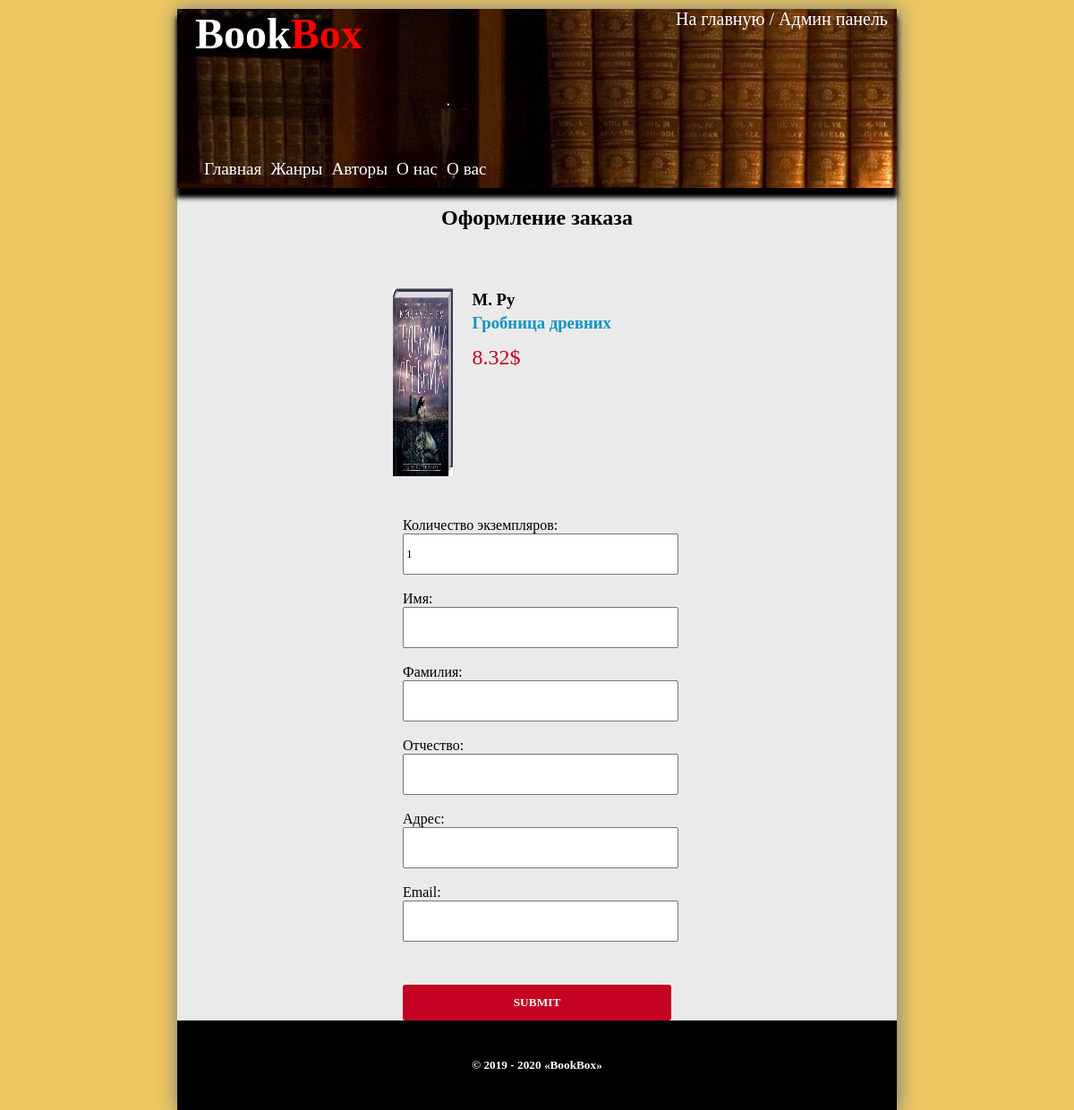
The page /buyform/1 on the database its author committed.
### tables this page shows
CREATE TABLE `books` (
  `id` bigint(20) NOT NULL,
  `name_book` varchar(20) NOT NULL,
  `description` text NOT NULL,
  `price` float NOT NULL,
  `author_id` int(20) NOT NULL,
  `genre_id` int(20) NOT NULL,
  `image` mediumtext NOT NULL
);

CREATE TABLE `authors` (
  `id` int(11) NOT NULL,
  `name_author` varchar(255) NOT NULL,
  `information` text NOT NULL
);

### config/routes.php (called while the page is built)
<?php
return array(
    'books/([0-9]+)' => 'books/view/$1',
    'author/([0-9]+)' => 'books/author/$1',
    'books' => 'books/index',
    'catalog/([0-9]+)/page-([0-9]+)' => 'catalog/view/$1/$2',
    'catalog/([0-9]+)' => 'catalog/view/$1',
    'catalog' => 'catalog/index',
    'views/admin/([0-9]+)' => 'admin/view/$1',
    'views/admin/updbook/([0-9]+)' => 'admin/updbook/$1',
    'views/admin/addbook' => 'admin/addBook',
    'views/admin' => 'admin/adminPanel',
    'buyform/([0-9]+)' => 'mainpage/buyform/$1',
    'bookbox' => 'mainpage/index',
);

### index.php (called while the page is built, shortened)
<?php
(new Router)->run();

### models/Books.php (called while the page is built, shortened)
<?php
class Books
{
    public static function getBooksItemById($id)
    {
        $id = intval($id);
        if ($id) {
            $db = Db::getConnection();
            $result = $db->query('SELECT books.id, books.name_book, books.description, books.price, books.genre_id,
                                 books.image, books.author_id, authors.name_author, authors.information
                                 FROM books INNER JOIN authors ON books.author_id=authors.id
                                 WHERE books.id='. $id);
            $booksItem = $result->fetch();
            return $booksItem;
        }
    }
}

### views/mainpage/buyform.php (the view, shortened to what this page needs)
<?php include ROOT . '/views/loyouts/header.php';?>
   <div class="buyform" style="background: #EAEAEA;">
            <h2>Оформление заказа</h2>
            <div class="book" style="">
                <div class="book-img">
                    <a href="/bookbox/books/<?php echo $booksItem["id"]?>">
                        <?php echo '<img src="\bookbox/assets/img/'.$booksItem["image"].'" title="'.$booksItem["name_book"].'">' ;?>
                    </a>
                </div>
                <div class="book-info">
                    <a href="/bookbox/author/<?php echo $booksItem["author_id"]?>" style="text-decoration: none; color: black;">
                        <h3 class="book-author"><?php echo $booksItem['name_author'];?></h3>
                    </a>
                    <h3 class="book-name"><?php echo $booksItem['name_book'];?></h3>
                    <p class="book-price"><?php echo $booksItem['price'];?>$</p>
                </div>
            </div>
            <form action="" method="post">
                <label for="copies">Количество экземпляров:</label>
                <input type="number" id="copies" name="copies" value="1"><br>
                <label for="first_name">Имя:</label>
                <input type="text" id="first_name" name="first_name"><br>
                <label for="last_name">Фамилия:</label>
                <input type="text" id="last_name" name="last_name"><br>
                <label for="surname">Отчество:</label>
                <input type="text" id="surname" name="surname"><br>
                <label for="address">Адрес:</label>
                <input type="text" id="address" name="address"><br>
                <label for="email">Email:</label>
                <input type="email" id="email" name="email"><br>
                <input type="submit" value="submit" name="submit" style="border: none;background: #C50023;border-radius: 3px;color: white;font-weight: bold;text-transform: uppercase;margin-top: 30px;">
            </form>
   </div>
<?php include ROOT . '/views/loyouts/footer.php';?>

### components/Router.php (shortened to what this page needs)
<?php
class Router
{
    private $routes;
    public function __construct()
    {
        $routesPath = ROOT . '/config/routes.php';
        $this->routes = include($routesPath);
    }
    private function getURI()
    {
        if (!empty($_SERVER['REQUEST_URI'])) {
            return trim($_SERVER['REQUEST_URI'], '/');
        }
    }
    public function run()
    {
        $uri = $this->getURI();
        foreach ($this->routes as $uriPattern =>$path) {
            if (preg_match("~$uriPattern~", $uri)) {
                $internalRoute = preg_replace("~$uriPattern~", $path, $uri);
                $segment = explode('/', $internalRoute);
                array_shift($segment);
                $controllerName = ucfirst(array_shift($segment)) . 'Controller';
                $actionName = 'action' . ucfirst(array_shift($segment));
                $parameters = $segment;
                $controllerObject = new $controllerName;
                $result = call_user_func_array(array($controllerObject, $actionName), $parameters);
                if ($result != null) {
                    break;
                }
            }
        }
    }
}

### views/loyouts/header.php (shortened to what this page needs)
<!DOCTYPE html>
<html lang="en">
<head>
    <link rel="stylesheet" href="/bookbox/assets/css/main.css">
</head>
<body>
<div class="container">
  <div class="App">
      <div class="header">
        <h1><a href="/bookbox">Book<span>Box</span></a></h1>
        <div style="position: absolute; right: 10px; color: white; font-size: 20px;margin-left: 100px;">
          <a href="/bookbox">На главную</a> /
          <a href="/bookbox/views/admin/mainadmin">Админ панель</a>
        </div>
        <ul>
          <li><a href="/bookbox">Главная</a></li>
          <li><a href="#">Жанры</a></li>
          <li><a href="#">Авторы</a></li>
          <li><a href="#">О нас</a></li>
          <li><a href="#">О вас</a></li>
        </ul>
      </div>

### views/loyouts/footer.php
</div>
<div class="footer">
    <h5 >© 2019 - 2020 «BookBox»</h5>
</div>
    </div>
</body>
</html>

### assets/css/main.css (style rules this page uses)
* { font-family: Areal; }
ul { list-style-type: none; margin: 0; padding: 0; }
body { box-sizing: border-box; padding: 0; margin: 0; background-color: #edc860; padding-top: 10px; min-width: 1000px; }
.container { width: 67%; margin: 0 auto; box-shadow: 1px 1px 20px 2px gray; }
.App { display: grid; grid-template-areas: "h h" "n c" "b b"; grid-auto-columns: 9fr 3fr; }
.header { grid-area: h; background-color: black; height: 200px; color: white; background-image: url("../img/hbg.jpg"); position: relative; display: flex; box-shadow: 0px 10px 5px 1px black; }
.header h1 { margin: 0; margin-left: 20px; font-size: 3em; }
.header h1 span { color: red; }
.header a { color: white; text-decoration: none; }
.header ul { display: flex; position: absolute; bottom: 10px; left: 20px; font-size: 1.2em; }
.header ul li { margin-left: 10px; }
.nav h2, h3 { padding: 10px; }
.book:nth-child(2) { border-top: none; }
.book { display: flex; justify-content: center; align-items: center; height: 300px; border-bottom: 1px solid #eaeaea; border-top: 1px solid #eaeaea; }
.book-img { height: 210px; width: 22%; margin-right: 20px; }
.book-img img { height: 210px; width: 100%; }
.book-info { width: 78%; height: 210px; }
.book-info p, h3 { margin: 0; padding: 2px; }
.book-price { color: #c50023; font-size: 1.5em; margin-top: 10px !important; }
.book-author { margin: 0; }
.book-name { color: #0f92c5; }
.footer { grid-area: b; background-color: black; height: 100px; display: flex; justify-content: center; align-items: center; }
.footer h5 { margin: 0; padding: 0; color: white; }

### views/mainpage/buyform.php (style rules this page uses)
.App { display: grid; grid-template-areas: "h h" "n n" "b b"; grid-auto-columns: 12fr 0fr; }
form { width: 300px; display: flex; flex-direction: column; }
form input { width: 100%; height: 40px; }
.buyform { min-height: 500px; display: flex; flex-direction: column; justify-content: center; align-items: center; }

### rows shown on the page
books: image (picture), author.name_author "М. Ру", name_book "Гробница древних", price "8.32"
